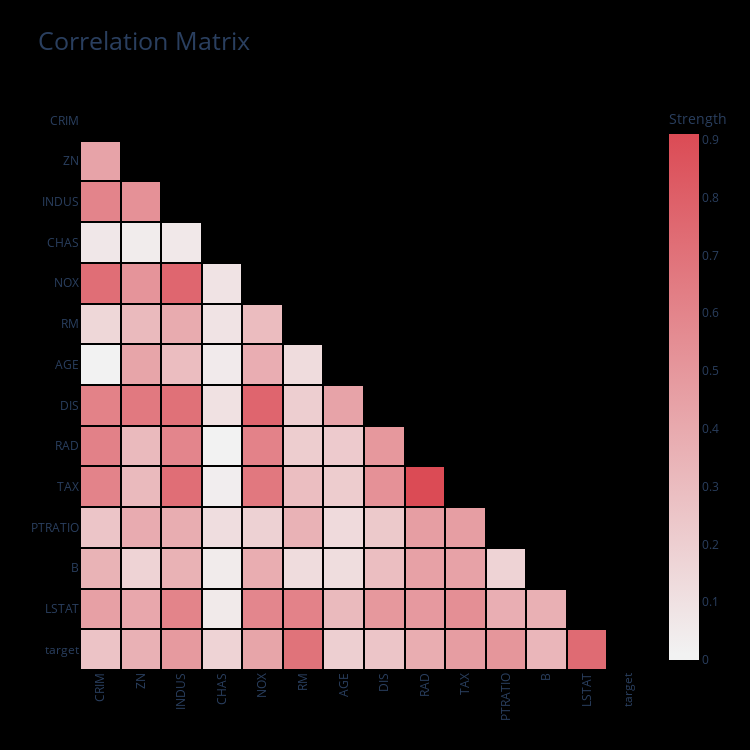

The cell this chart's notebook holds for it:
### Markdown cell above
## Show categorical features
**WARNING**: When using categorical features, the matrix represents strength of association (i.e. in the scale [0, 1]). This is because it is hard to define the meaning of a *negative association* involving a categorical feature.

### Code cell
dd.correlation_matrix(df, categorical=True, viz_backend="plotly")

### Figure 1 — Plotly figure (JSON) as saved in the notebook; plotly's stock layout.template omitted (floating-point values rounded to 4 significant figures; data arrays with more than 128 entries replaced by an {"elided": "..."} marker saying what was removed)
{"data": [{"colorbar": {"title": {"text": "Strength"}}, "colorscale": [[0, "rgb(242.0, 242.0, 242.0)"], [0.01099, "rgb(242, 242, 242)"], [1.0, "rgb(219.24429528667045, 74.51801330989447, 85.44075157229265)"]], "connectgaps": false, "type": "heatmap", "x": ["CRIM", "ZN", "INDUS", "CHAS", "NOX", "RM", "AGE", "DIS", "RAD", "TAX", "PTRATIO", "B", "LSTAT", "target"], "xgap": 2, "y": ["target", "LSTAT", "B", "PTRATIO", "TAX", "RAD", "DIS", "AGE", "RM", "NOX", "CHAS", "INDUS", "ZN", "CRIM"], "ygap": 2, "z": {"elided": "14x14 float values"}}], "layout": {"autosize": false, "height": 750, "paper_bgcolor": "rgb(0,0,0,0)", "plot_bgcolor": "rgb(0,0,0,0)", "title": {"font": {"size": 25}, "text": "Correlation Matrix"}, "width": 750, "xaxis": {"automargin": true, "showgrid": false, "tickangle": -90, "ticks": ""}, "yaxis": {"automargin": true, "showgrid": false, "ticks": ""}}}
